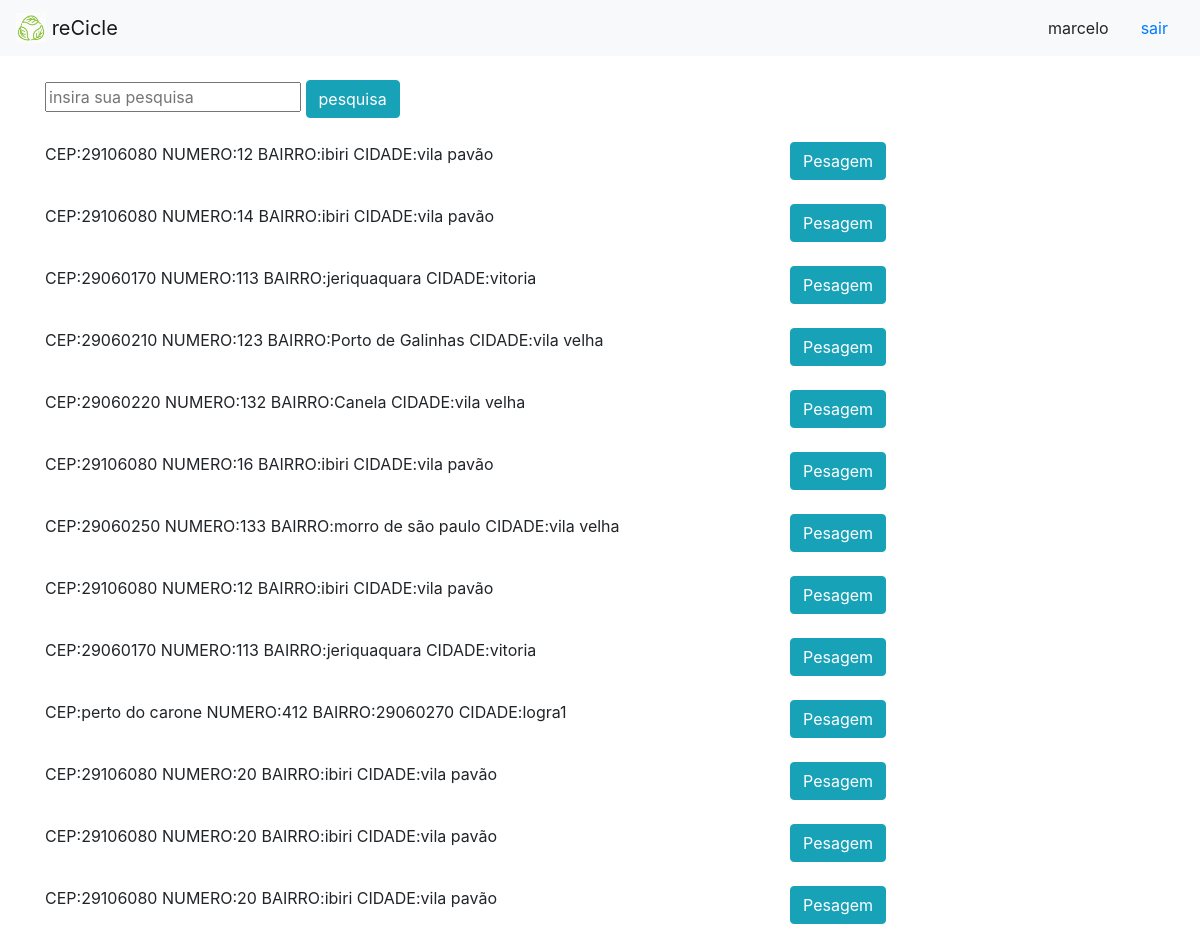
/motorista/coleta/ (signed in), run on the app's committed database.
### Aplicacao/models.py (models this page shows, shortened)
class Coleta(models.Model):
    cliente     = models.ForeignKey(Cliente, on_delete=models.CASCADE)
    aguardando  = models.BooleanField()
    def __str__(self):
        return  "CEP:"+self.cliente.endereco.cep+" NUMERO:"+self.cliente.endereco.numero+" BAIRRO:"+self.cliente.endereco.bairro.nome_bairro+" CIDADE:"+self.cliente.endereco.cidade.nome_cidade

class Cliente(models.Model):
    usuario =  models.ForeignKey(User,on_delete=models.CASCADE)
    carteira = models.ForeignKey(Carteira,on_delete=models.CASCADE)
    endereco = models.ForeignKey(Endereco,on_delete=models.CASCADE)
    data_nascimento = models.DateField()
    cpf = models.CharField(max_length=11)

class Bairro(Cidade):
    nome_bairro = models.CharField(max_length=35)

class Endereco(Bairro):   # cep e estado com mascara no html
    logradouro = models.TextField()
    cep        = models.CharField(max_length=8)
    numero     = models.CharField(max_length=4)
    referencia = models.TextField()

class Estado(models.Model):
    sigla = models.CharField(max_length=2)

class Cidade(Estado):
    nome_cidade = models.CharField(max_length=35)

class Bairro(Cidade):
    nome_bairro = models.CharField(max_length=35)

class Estado(models.Model):
    sigla = models.CharField(max_length=2)

### Aplicacao/views.py (the view)
# urls.py: path('motorista/coleta/',views.visualizar_coletas),
@login_required(login_url='/login/')
def visualizar_coletas(request):
    nome = getNome(request)
    result = Coleta.objects.filter(aguardando=True)
    coletas = []
    for i in result:
        coletas.append(i)
    return render(request,'motorista_coleta.html',{'coletas':coletas,'nome':nome})

### Aplicacao/views.py (called while the page is built)
def getUser(request):
    result = User.objects.filter(email=request.session['email'])
    return result[0]

def getNome(request):
    result= getUser(request)
    nome=result.first_name
    return nome

### Aplicacao/templates/motorista_coleta.html (shortened to what this page needs)
<!DOCTYPE html>
<html lang="en">
    <head>
            {% load static %}
        <link type="text/css" rel="stylesheet" href="{% static 'css/bootstrap.min.css' %}">
    </head>
    <body>
        <nav class="navbar navbar-light bg-light">
            <a class="navbar-brand" href="">
                <img src="/static/img/recicle.png" width="30" height="30" class="d-inline-block align-top" alt="">
                reCicle
            </a>
            <ul class="nav justify-content-end">
                <li class="nav-item">
                    <a class="nav-link " >{{nome}}</a>
                </li>
                <li class="nav-item">
                    <a class="nav-link" href="/logout/">sair</a>
                </li>
            </ul>
        </nav>
    <br>
        <div class="container">
            <form method="POST" class="post-form">{% csrf_token %}
                <input type="text"    name='filtro' placeholder='insira sua pesquisa'>
                <button type="submit" class="btn btn-info" >
                    pesquisa
                </button>
            </form>
        </div>
    <br>
        <div class="container">
            {% for coleta in coletas %}
            <div class="row">
                <div class="col-8">
                    {{coleta}}
                </div>
                <div class=".col-sm-4">
                    <a href="pesagem/" class="btn btn-info">Pesagem</a>
                </div>
            </div>
    <br>
            {% endfor %}
        </div>
    </body>
</html>

### data on the page
Coleta: cliente.nome_cidade "CEP:29106080 NUMERO:12 BAIRRO:ibiri CIDADE:vila pavão"
Coleta: cliente.nome_cidade "CEP:29106080 NUMERO:14 BAIRRO:ibiri CIDADE:vila pavão"
Coleta: cliente.nome_cidade "CEP:29060170 NUMERO:113 BAIRRO:jeriquaquara CIDADE:vitoria"
Coleta: cliente.nome_cidade "CEP:29060210 NUMERO:123 BAIRRO:Porto de Galinhas CIDADE:vila velha"
Coleta: cliente.nome_cidade "CEP:29060220 NUMERO:132 BAIRRO:Canela CIDADE:vila velha"
Coleta: cliente.nome_cidade "CEP:29106080 NUMERO:16 BAIRRO:ibiri CIDADE:vila pavão"
Coleta: cliente.nome_cidade "CEP:29060250 NUMERO:133 BAIRRO:morro de são paulo CIDADE:vila velha"
Coleta: cliente.nome_cidade "CEP:29106080 NUMERO:12 BAIRRO:ibiri CIDADE:vila pavão"
Coleta: cliente.nome_cidade "CEP:29060170 NUMERO:113 BAIRRO:jeriquaquara CIDADE:vitoria"
Coleta: cliente.nome_cidade "CEP:perto do carone NUMERO:412 BAIRRO:29060270 CIDADE:logra1"
Coleta: cliente.nome_cidade "CEP:29106080 NUMERO:20 BAIRRO:ibiri CIDADE:vila pavão"
Coleta: cliente.nome_cidade "CEP:29106080 NUMERO:20 BAIRRO:ibiri CIDADE:vila pavão"
Coleta: cliente.nome_cidade "CEP:29106080 NUMERO:20 BAIRRO:ibiri CIDADE:vila pavão"

### other printed values
{{ nome }} "marcelo"
